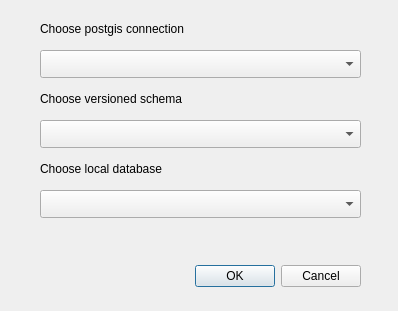
<?xml version="1.0" encoding="UTF-8"?>
<ui version="4.0">
 <class>ConnectionDialog</class>
 <widget class="QDialog" name="ConnectionDialog">
  <property name="geometry">
   <rect>
    <x>0</x>
    <y>0</y>
    <width>398</width>
    <height>311</height>
   </rect>
  </property>
  <property name="windowTitle">
   <string>Connections</string>
  </property>
  <widget class="QDialogButtonBox" name="buttonBox">
   <property name="geometry">
    <rect>
     <x>20</x>
     <y>260</y>
     <width>341</width>
     <height>32</height>
    </rect>
   </property>
   <property name="orientation">
    <enum>Qt::Horizontal</enum>
   </property>
   <property name="standardButtons">
    <set>QDialogButtonBox::Cancel|QDialogButtonBox::Ok</set>
   </property>
  </widget>
  <widget class="QComboBox" name="comboBoxConnection">
   <property name="geometry">
    <rect>
     <x>40</x>
     <y>50</y>
     <width>321</width>
     <height>28</height>
    </rect>
   </property>
  </widget>
  <widget class="QComboBox" name="comboBoxSchema">
   <property name="geometry">
    <rect>
     <x>40</x>
     <y>120</y>
     <width>321</width>
     <height>28</height>
    </rect>
   </property>
  </widget>
  <widget class="QLabel" name="label">
   <property name="geometry">
    <rect>
     <x>40</x>
     <y>20</y>
     <width>311</width>
     <height>18</height>
    </rect>
   </property>
   <property name="text">
    <string>Choose postgis connection</string>
   </property>
  </widget>
  <widget class="QLabel" name="label_2">
   <property name="geometry">
    <rect>
     <x>40</x>
     <y>90</y>
     <width>311</width>
     <height>18</height>
    </rect>
   </property>
   <property name="text">
    <string>Choose versioned schema</string>
   </property>
  </widget>
  <widget class="QLabel" name="label_3">
   <property name="geometry">
    <rect>
     <x>40</x>
     <y>160</y>
     <width>311</width>
     <height>18</height>
    </rect>
   </property>
   <property name="text">
    <string>Choose local database</string>
   </property>
  </widget>
  <widget class="QComboBox" name="comboBoxLocalDb">
   <property name="geometry">
    <rect>
     <x>40</x>
     <y>190</y>
     <width>321</width>
     <height>28</height>
    </rect>
   </property>
  </widget>
 </widget>
 <resources/>
 <connections>
  <connection>
   <sender>buttonBox</sender>
   <signal>accepted()</signal>
   <receiver>ConnectionDialog</receiver>
   <slot>accept()</slot>
   <hints>
    <hint type="sourcelabel">
     <x>248</x>
     <y>254</y>
    </hint>
    <hint type="destinationlabel">
     <x>157</x>
     <y>274</y>
    </hint>
   </hints>
  </connection>
  <connection>
   <sender>buttonBox</sender>
   <signal>rejected()</signal>
   <receiver>ConnectionDialog</receiver>
   <slot>reject()</slot>
   <hints>
    <hint type="sourcelabel">
     <x>316</x>
     <y>260</y>
    </hint>
    <hint type="destinationlabel">
     <x>286</x>
     <y>274</y>
    </hint>
   </hints>
  </connection>
 </connections>
</ui>
